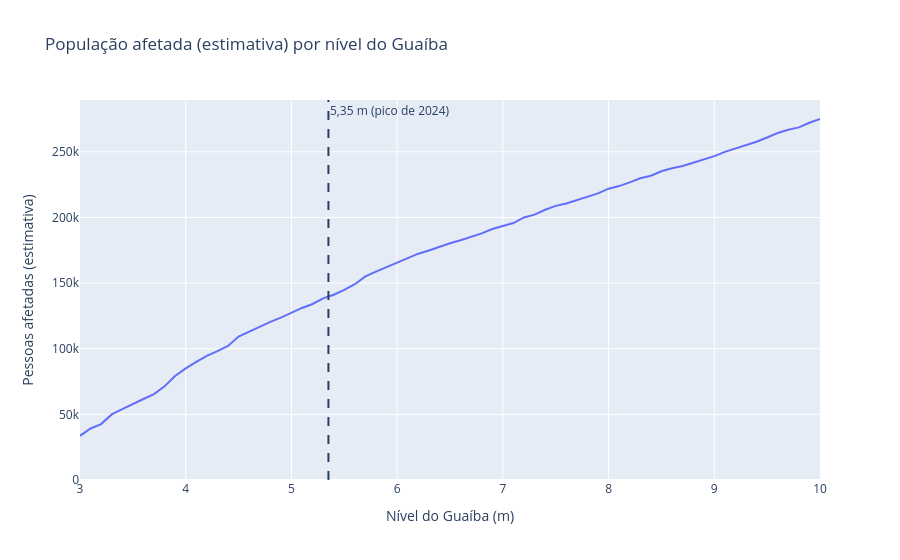

Notebook source saved alongside this figure:
### Markdown cell above
# Análise exploratória dos dados do INCT SiMAI

Usamos o JSON já limpo (`dados/tratados/dados_inct_limpo.json`), com 6.674 linhas (71 níveis do Guaíba × 94 bairros). Todos os valores são **estimativas de uma simulação**, não previsões nem contagens oficiais.

### Code cell
import plotly.express as px

pop_nivel = df_limpo.groupby("nivel_m")["affected_population"].sum().reset_index()

fig = px.line(pop_nivel, x="nivel_m", y="affected_population",
              title="População afetada (estimativa) por nível do Guaíba",
              labels={"nivel_m": "Nível do Guaíba (m)",
                      "affected_population": "Pessoas afetadas (estimativa)"})
fig.add_vline(x=5.35, line_dash="dash", annotation_text="5,35 m (pico de 2024)")
fig.update_yaxes(rangemode="tozero")
fig.show()

### Figure 1 — Plotly figure (JSON) as saved in the notebook; plotly's stock layout.template omitted (floating-point values rounded to 4 significant figures)
{"data": [{"hovertemplate": "Nível do Guaíba (m)=%{x}<br>Pessoas afetadas (estimativa)=%{y}<extra></extra>", "legendgroup": "", "line": {"color": "#636efa", "dash": "solid"}, "marker": {"symbol": "circle"}, "mode": "lines", "name": "", "orientation": "v", "showlegend": false, "type": "scatter", "x": [3.0, 3.1, 3.2, 3.3, 3.4, 3.5, 3.6, 3.7, 3.8, 3.9, 4.0, 4.1, 4.2, 4.3, 4.4, 4.5, 4.6, 4.7, 4.8, 4.9, 5.0, 5.1, 5.2, 5.3, 5.4, 5.5, 5.6, 5.7, 5.8, 5.9, 6.0, 6.1, 6.2, 6.3, 6.4, 6.5, 6.6, 6.7, 6.8, 6.9, 7.0, 7.1, 7.2, 7.3, 7.4, 7.5, 7.6, 7.7, 7.8, 7.9, 8.0, 8.1, 8.2, 8.3, 8.4, 8.5, 8.6, 8.7, 8.8, 8.9, 9.0, 9.1, 9.2, 9.3, 9.4, 9.5, 9.6, 9.7, 9.8, 9.9, 10.0], "xaxis": "x", "y": [33660.0, 39250.0, 42580.0, 49980.0, 53970.0, 58070.0, 61700.0, 65410.0, 71400.0, 79240.0, 84970.0, 89930.0, 94610.0, 98130.0, 102200.0, 109300.0, 113000.0, 117200.0, 120500.0, 123700.0, 127600.0, 131000.0, 134100.0, 138400.0, 141100.0, 144800.0, 149100.0, 155100.0, 158700.0, 162300.0, 165800.0, 169000.0, 172400.0, 174800.0, 177900.0, 180400.0, 182700.0, 185000.0, 187800.0, 191200.0, 193600.0, 195800.0, 200000.0, 202200.0, 205800.0, 208800.0, 210600.0, 213200.0, 216100.0, 218300.0, 221900.0, 223900.0, 226700.0, 229800.0, 231800.0, 235200.0, 237400.0, 239300.0, 241700.0, 244100.0, 246700.0, 250000.0, 252500.0, 255000.0, 257700.0, 260900.0, 264300.0, 266800.0, 268600.0, 272100.0, 275000.0], "yaxis": "y"}], "layout": {"annotations": [{"showarrow": false, "text": "5,35 m (pico de 2024)", "x": 5.35, "xanchor": "left", "xref": "x", "y": 1, "yanchor": "top", "yref": "y domain"}], "legend": {"tracegroupgap": 0}, "shapes": [{"line": {"dash": "dash"}, "type": "line", "x0": 5.35, "x1": 5.35, "xref": "x", "y0": 0, "y1": 1, "yref": "y domain"}], "title": {"text": "População afetada (estimativa) por nível do Guaíba"}, "xaxis": {"anchor": "y", "domain": [0, 1], "title": {"text": "Nível do Guaíba (m)"}}, "yaxis": {"anchor": "x", "domain": [0, 1], "rangemode": "tozero", "title": {"text": "Pessoas afetadas (estimativa)"}}}}
